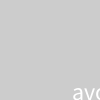
Frame 1 (no input)
Frame 60 (the mouse pressed at the canvas centre just before this capture): identical to frame 1, image omitted
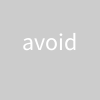
Frame 120 (the mouse held since frame 60 and released just before this capture)

The Processing sketch that drew these frames (run headless with seeded random() and noise(); from frame 60 on, the mouse is pressed at the canvas centre):

// Processing sketch: Ex_18
// ── Ex_18.pde
void setup() {
  size(100, 100);
  textSize(24);
  textAlign(CENTER);
}

void draw() {
  background(204);
  text("avoid", width-mouseX, height-mouseY);
}
